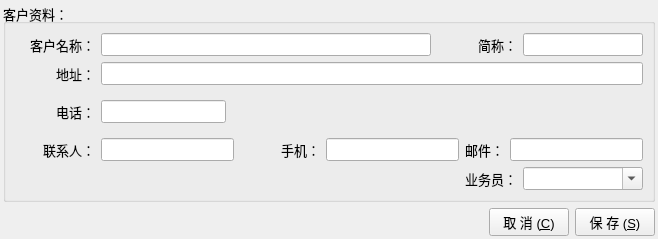
<?xml version="1.0" encoding="UTF-8"?>
<ui version="4.0">
 <class>FormCustomer</class>
 <widget class="QWidget" name="FormCustomer">
  <property name="geometry">
   <rect>
    <x>0</x>
    <y>0</y>
    <width>658</width>
    <height>239</height>
   </rect>
  </property>
  <property name="font">
   <font>
    <pointsize>10</pointsize>
   </font>
  </property>
  <property name="windowTitle">
   <string>FormCustomer</string>
  </property>
  <layout class="QVBoxLayout" name="verticalLayout_2">
   <property name="margin">
    <number>3</number>
   </property>
   <item>
    <widget class="QGroupBox" name="groupBox">
     <property name="title">
      <string>客户资料：</string>
     </property>
     <layout class="QVBoxLayout" name="verticalLayout">
      <item>
       <layout class="QHBoxLayout" name="horizontalLayout_2">
        <item>
         <widget class="QLabel" name="label_9">
          <property name="minimumSize">
           <size>
            <width>80</width>
            <height>0</height>
           </size>
          </property>
          <property name="text">
           <string>客户名称：</string>
          </property>
          <property name="alignment">
           <set>Qt::AlignRight|Qt::AlignTrailing|Qt::AlignVCenter</set>
          </property>
         </widget>
        </item>
        <item>
         <widget class="QLineEdit" name="lineEdit_Name">
          <property name="minimumSize">
           <size>
            <width>120</width>
            <height>0</height>
           </size>
          </property>
         </widget>
        </item>
        <item>
         <widget class="QLabel" name="label_4">
          <property name="minimumSize">
           <size>
            <width>80</width>
            <height>0</height>
           </size>
          </property>
          <property name="text">
           <string>简称：</string>
          </property>
          <property name="alignment">
           <set>Qt::AlignRight|Qt::AlignTrailing|Qt::AlignVCenter</set>
          </property>
         </widget>
        </item>
        <item>
         <widget class="QLineEdit" name="lineEdit_Short_name">
          <property name="maximumSize">
           <size>
            <width>120</width>
            <height>16777215</height>
           </size>
          </property>
         </widget>
        </item>
       </layout>
      </item>
      <item>
       <layout class="QHBoxLayout" name="horizontalLayout_5">
        <item>
         <widget class="QLabel" name="label_8">
          <property name="minimumSize">
           <size>
            <width>80</width>
            <height>0</height>
           </size>
          </property>
          <property name="text">
           <string>地址：</string>
          </property>
          <property name="alignment">
           <set>Qt::AlignRight|Qt::AlignTrailing|Qt::AlignVCenter</set>
          </property>
         </widget>
        </item>
        <item>
         <widget class="QLineEdit" name="lineEdit_Address"/>
        </item>
       </layout>
      </item>
      <item>
       <layout class="QHBoxLayout" name="horizontalLayout_6" stretch="0,0,1">
        <item>
         <widget class="QLabel" name="label_12">
          <property name="minimumSize">
           <size>
            <width>80</width>
            <height>0</height>
           </size>
          </property>
          <property name="text">
           <string>电话：</string>
          </property>
          <property name="alignment">
           <set>Qt::AlignRight|Qt::AlignTrailing|Qt::AlignVCenter</set>
          </property>
         </widget>
        </item>
        <item>
         <widget class="QLineEdit" name="lineEdit_Telephone"/>
        </item>
        <item>
         <widget class="QLabel" name="label_3">
          <property name="text">
           <string/>
          </property>
         </widget>
        </item>
       </layout>
      </item>
      <item>
       <layout class="QHBoxLayout" name="horizontalLayout_3">
        <item>
         <widget class="QLabel" name="label_7">
          <property name="minimumSize">
           <size>
            <width>80</width>
            <height>0</height>
           </size>
          </property>
          <property name="text">
           <string>联系人：</string>
          </property>
          <property name="alignment">
           <set>Qt::AlignRight|Qt::AlignTrailing|Qt::AlignVCenter</set>
          </property>
         </widget>
        </item>
        <item>
         <widget class="QLineEdit" name="lineEdit_Contact"/>
        </item>
        <item>
         <widget class="QLabel" name="label_6">
          <property name="minimumSize">
           <size>
            <width>80</width>
            <height>0</height>
           </size>
          </property>
          <property name="text">
           <string>手机：</string>
          </property>
          <property name="alignment">
           <set>Qt::AlignRight|Qt::AlignTrailing|Qt::AlignVCenter</set>
          </property>
         </widget>
        </item>
        <item>
         <widget class="QLineEdit" name="lineEdit_Cellphone"/>
        </item>
        <item>
         <widget class="QLabel" name="label_2">
          <property name="text">
           <string>邮件：</string>
          </property>
         </widget>
        </item>
        <item>
         <widget class="QLineEdit" name="lineEdit_Email"/>
        </item>
       </layout>
      </item>
      <item>
       <layout class="QHBoxLayout" name="horizontalLayout" stretch="1,0,0">
        <item>
         <widget class="QLabel" name="label">
          <property name="text">
           <string/>
          </property>
         </widget>
        </item>
        <item>
         <widget class="QLabel" name="label_11">
          <property name="minimumSize">
           <size>
            <width>80</width>
            <height>0</height>
           </size>
          </property>
          <property name="text">
           <string>业务员：</string>
          </property>
          <property name="alignment">
           <set>Qt::AlignRight|Qt::AlignTrailing|Qt::AlignVCenter</set>
          </property>
         </widget>
        </item>
        <item>
         <widget class="QComboBox" name="comboBox_Employee">
          <property name="minimumSize">
           <size>
            <width>120</width>
            <height>0</height>
           </size>
          </property>
          <property name="editable">
           <bool>true</bool>
          </property>
          <property name="duplicatesEnabled">
           <bool>true</bool>
          </property>
         </widget>
        </item>
       </layout>
      </item>
     </layout>
    </widget>
   </item>
   <item>
    <layout class="QHBoxLayout" name="horizontalLayout_4" stretch="1,0,0">
     <item>
      <widget class="QLabel" name="label_10">
       <property name="text">
        <string/>
       </property>
      </widget>
     </item>
     <item>
      <widget class="QPushButton" name="pushButton_Cancel">
       <property name="text">
        <string>取 消 (&amp;C)</string>
       </property>
      </widget>
     </item>
     <item>
      <widget class="QPushButton" name="pushButton_Save">
       <property name="text">
        <string>保 存 (&amp;S)</string>
       </property>
      </widget>
     </item>
    </layout>
   </item>
  </layout>
 </widget>
 <resources/>
 <connections/>
</ui>
